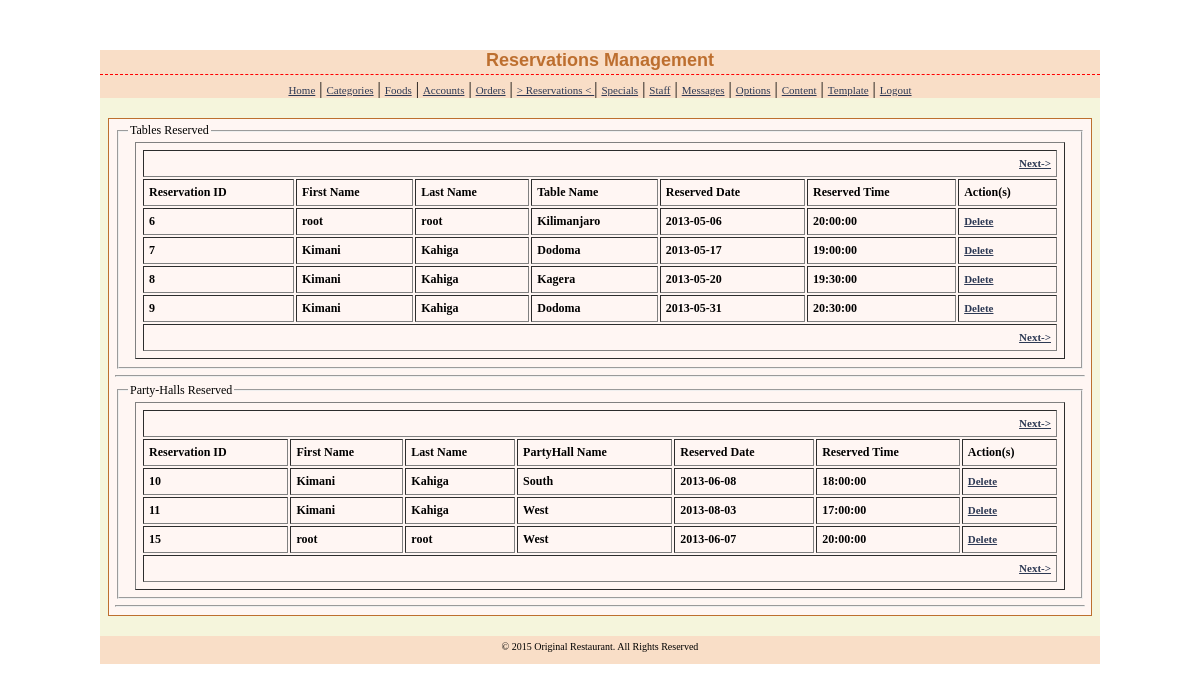
/admin/reservations.php (signed in), run on the app's committed database.
### tables this page shows
CREATE TABLE IF NOT EXISTS `reservations_details` (
  `ReservationID` int(15) NOT NULL AUTO_INCREMENT,
  `member_id` int(15) NOT NULL,
  `table_id` int(5) NOT NULL,
  `partyhall_id` int(5) NOT NULL,
  `Reserve_Date` date NOT NULL,
  `Reserve_Time` time NOT NULL,
  `StaffID` int(15) NOT NULL,
  `flag` int(1) NOT NULL,
  `table_flag` int(1) NOT NULL,
  `partyhall_flag` int(1) NOT NULL,
  PRIMARY KEY (`ReservationID`)
);

CREATE TABLE IF NOT EXISTS `members` (
  `member_id` int(11) unsigned NOT NULL AUTO_INCREMENT,
  `firstname` varchar(100) DEFAULT NULL,
  `lastname` varchar(100) DEFAULT NULL,
  `login` varchar(100) NOT NULL DEFAULT '',
  `passwd` varchar(32) NOT NULL DEFAULT '',
  `question_id` int(5) NOT NULL,
  `answer` varchar(45) NOT NULL,
  PRIMARY KEY (`member_id`)
);

CREATE TABLE IF NOT EXISTS `tables` (
  `table_id` int(5) NOT NULL AUTO_INCREMENT,
  `table_name` varchar(45) NOT NULL,
  PRIMARY KEY (`table_id`)
);

CREATE TABLE IF NOT EXISTS `partyhalls` (
  `partyhall_id` int(5) NOT NULL AUTO_INCREMENT,
  `partyhall_name` varchar(45) NOT NULL,
  PRIMARY KEY (`partyhall_id`)
);

CREATE TABLE IF NOT EXISTS `content` (
  `content_id` int(1) NOT NULL DEFAULT '1',
  `display_name` varchar(55) NOT NULL DEFAULT 'undefined',
  `home_title` varchar(100) NOT NULL DEFAULT 'undefined',
  `home_subtitle` varchar(1000) NOT NULL DEFAULT 'undefined',
  `about_description` varchar(2500) NOT NULL DEFAULT 'undefined',
  `about_mission` varchar(2500) NOT NULL DEFAULT 'undefined',
  `about_vision` varchar(2500) NOT NULL DEFAULT 'undefined',
  `contacts` varchar(250) NOT NULL DEFAULT 'undefined',
  `contact_location` varchar(45) NOT NULL DEFAULT 'undefined',
  `specials_description` varchar(1000) NOT NULL DEFAULT 'undefined',
  `myaccount_description` varchar(1000) NOT NULL DEFAULT 'undefined',
  `myprofile_description` varchar(1000) NOT NULL DEFAULT 'undefined',
  `inbox_description` varchar(1000) NOT NULL DEFAULT 'undefined',
  `tables_description` varchar(1000) NOT NULL DEFAULT 'undefined',
  `partyhalls_description` varchar(1000) NOT NULL DEFAULT 'undefined',
  `rating_description` varchar(1000) NOT NULL DEFAULT 'undefined',
  `others_address` varchar(1000) NOT NULL DEFAULT 'undefined',
  `others_loggedout` varchar(1000) NOT NULL DEFAULT 'undefined',
  `others_accessdenied` varchar(1000) NOT NULL DEFAULT 'undefined',
  PRIMARY KEY (`content_id`)
);

### admin/locale.php (called while the page is built, shortened)
<?php
    $content=mysql_query("SELECT * FROM content");
	if ($content){
		$content_active=mysql_fetch_array($content);
		$name = $content_active['display_name'];
			}
		else{
			die("Something went wrong while loading content ... the MySql error is " . mysql_error());
		}
?>

### admin/reservations.php (the view, shortened to what this page needs)
<?php
	require_once('locale.php');
?>
<?PHP
if (!isset($_GET['startrow_tables']) or !is_numeric($_GET['startrow_tables'])) {
  $startrow_tables = 0;
} else {
  $startrow_tables = (int)$_GET['startrow_tables'];
}
?>
<?PHP
if (!isset($_GET['startrow_partyhalls']) or !is_numeric($_GET['startrow_partyhalls'])) {
  $startrow_partyhalls = 0;
} else {
  $startrow_partyhalls = (int)$_GET['startrow_partyhalls'];
}
?>
<?php
$tables=mysql_query("SELECT members.firstname, members.lastname, reservations_details.ReservationID, reservations_details.table_id, reservations_details.Reserve_Date, reservations_details.Reserve_Time, tables.table_id, tables.table_name FROM members, reservations_details, tables WHERE members.member_id = reservations_details.member_id AND tables.table_id=reservations_details.table_id LIMIT $startrow_tables, 5")
or die("There are no records to display ... \n" . mysql_error());
$partyhalls=mysql_query("SELECT members.firstname, members.lastname, reservations_details.ReservationID, reservations_details.partyhall_id, reservations_details.Reserve_Date, reservations_details.Reserve_Time, partyhalls.partyhall_id, partyhalls.partyhall_name FROM members, reservations_details, partyhalls WHERE members.member_id = reservations_details.member_id AND partyhalls.partyhall_id=reservations_details.partyhall_id LIMIT $startrow_partyhalls, 5")
or die("There are no records to display ... \n" . mysql_error());
?>
<!DOCTYPE html>
<html>
<head>
<link href="stylesheets/admin_styles.css" rel="stylesheet" type="text/css" />
</head>
<body>
<div id="page">
<div id="header">
<h1>Reservations Management </h1>
<a href="index.php">Home</a> | <a href="categories.php">Categories</a> | <a href="foods.php">Foods</a> | <a href="accounts.php">Accounts</a> | <a href="orders.php">Orders</a> | <a href="reservations.php"> > Reservations < </a> | <a href="specials.php">Specials</a> | <a href="allocation.php">Staff</a> | <a href="messages.php">Messages</a> | <a href="options.php">Options</a> | <a href="content.php">Content</a> | <a href="template.php">Template</a> | <a href="logout.php">Logout</a>
</div>
<div id="container">
<fieldset><legend>Tables Reserved</legend>
	<table border="1" width="930" align="center">
		<tr>
			<td colspan="7" align="right">
				<?PHP
				$prev = $startrow_tables - 5;
				if ($prev < 0)
				echo '<a href="'.$_SERVER['PHP_SELF'].'?startrow_tables='.($startrow_tables+5).'">Next-></a>';
				?>
			</td>
		</tr>
	<tr>
	<th>Reservation ID</th>
	<th>First Name</th>
	<th>Last Name</th>
	<th>Table Name</th>
	<th>Reserved Date</th>
	<th>Reserved Time</th>
	<th>Action(s)</th>
	</tr>
	<?php
	while ($row=mysql_fetch_array($tables)){
	echo "<tr>";
	echo "<td>" . $row['ReservationID']."</td>";
	echo "<td>" . $row['firstname']."</td>";
	echo "<td>" . $row['lastname']."</td>";
	echo "<td>" . $row['table_name']."</td>";
	echo "<td>" . $row['Reserve_Date']."</td>";
	echo "<td>" . $row['Reserve_Time']."</td>";
	echo '<td><a href="delete-reservation.php?id=' . $row['ReservationID'] . '">Delete</a></td>';
	echo "</tr>";
	}
	?>
		<tr>
			<td colspan="7" align="right">
				<?PHP
				$prev = $startrow_tables - 5;
				if ($prev < 0)
				echo '<a href="'.$_SERVER['PHP_SELF'].'?startrow_tables='.($startrow_tables+5).'">Next-></a>';
				?>
			</td>
		</tr>
	</table>
</fieldset>
<hr>
<fieldset><legend>Party-Halls Reserved</legend>
	<table border="1" width="930" align="center">
		<tr>
			<td colspan="7" align="right">
				<?PHP
				$prev = $startrow_partyhalls - 5;
				if ($prev < 0)
				echo '<a href="'.$_SERVER['PHP_SELF'].'?startrow_partyhalls='.($startrow_partyhalls+5).'">Next-></a>';
				?>
			</td>
		</tr>
	<tr>
	<th>Reservation ID</th>
	<th>First Name</th>
	<th>Last Name</th>
	<th>PartyHall Name</th>
	<th>Reserved Date</th>
	<th>Reserved Time</th>
	<th>Action(s)</th>
	</tr>
	<?php
	while ($row=mysql_fetch_array($partyhalls)){
	echo "<tr>";
	echo "<td>" . $row['ReservationID']."</td>";
	echo "<td>" . $row['firstname']."</td>";
	echo "<td>" . $row['lastname']."</td>";
	echo "<td>" . $row['partyhall_name']."</td>";
	echo "<td>" . $row['Reserve_Date']."</td>";
	echo "<td>" . $row['Reserve_Time']."</td>";
	echo '<td><a href="delete-reservation.php?id=' . $row['ReservationID'] . '">Delete</a></td>';
	echo "</tr>";
	}
	?>
		<tr>
			<td colspan="7" align="right">
				<?PHP
				$prev = $startrow_partyhalls - 5;
				if ($prev < 0)
				echo '<a href="'.$_SERVER['PHP_SELF'].'?startrow_partyhalls='.($startrow_partyhalls+5).'">Next-></a>';
				?>
			</td>
		</tr>
	</table>
</fieldset>
<hr>
</div>
<div id="footer">
<div class="bottom_addr">&copy; <?php echo date("Y") . " " . $name ?>. All Rights Reserved</div>
</div>
</div>
</body>
</html>

### admin/stylesheets/admin_styles.css (style rules this page uses)
.bottom_addr { font-size: 11px; color: #000; padding: 5px 0 12px 0; text-align:center; font-size:10px; }
h1 { color: #bd6f2f; margin: 0px 0px 5px; padding: 0px 0px 3px; font: bold 18px Verdana, Arial, Helvetica, sans-serif; border-bottom: 1px dashed red; text-align:center; }
a { color: #2D3954; font-size: 11px; }
table,th,td { font-weight: bold; padding:5px; }
#page { width:1000px; margin:0 auto; margin-top:50px; padding-top:0px; background: beige; height:auto; }
#header { text-align:center; background:#f9dec7; }
#container { border:#bd6f2f solid 1px; padding:4px 6px 2px 6px; width:970px; margin:0 auto; background:#fff6f3; font-size:12px; text-align:justify; margin-top:20px; }
#footer { width:1000px; margin:0 auto; margin-top:20px; background:#f9dec7; }

### data on the page
reservations_details: ReservationID "6", member.firstname "root", member.lastname "root", table.table_name "Kilimanjaro", Reserve_Date "2013-05-06", Reserve_Time "20:00:00"
reservations_details: ReservationID "7", member.firstname "Kimani", member.lastname "Kahiga", table.table_name "Dodoma", Reserve_Date "2013-05-17", Reserve_Time "19:00:00"
reservations_details: ReservationID "8", member.firstname "Kimani", member.lastname "Kahiga", table.table_name "Kagera", Reserve_Date "2013-05-20", Reserve_Time "19:30:00"
reservations_details: ReservationID "9", member.firstname "Kimani", member.lastname "Kahiga", table.table_name "Dodoma", Reserve_Date "2013-05-31", Reserve_Time "20:30:00"
reservations_details: ReservationID "10", member.firstname "Kimani", member.lastname "Kahiga", partyhall.partyhall_name "South", Reserve_Date "2013-06-08", Reserve_Time "18:00:00"
reservations_details: ReservationID "11", member.firstname "Kimani", member.lastname "Kahiga", partyhall.partyhall_name "West", Reserve_Date "2013-08-03", Reserve_Time "17:00:00"
reservations_details: ReservationID "15", member.firstname "root", member.lastname "root", partyhall.partyhall_name "West", Reserve_Date "2013-06-07", Reserve_Time "20:00:00"
content: display_name "Original Restaurant"
